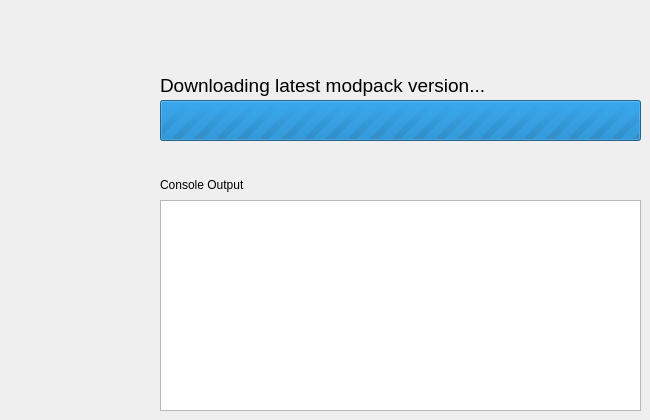
      <widget class="QWidget" name="page_working">
       <widget class="QLabel" name="label_progress">
        <property name="geometry">
         <rect>
          <x>160</x>
          <y>70</y>
          <width>481</width>
          <height>31</height>
         </rect>
        </property>
        <property name="text">
         <string>&lt;html&gt;&lt;head/&gt;&lt;body&gt;&lt;p&gt;&lt;span style=&quot; font-size:14pt;&quot;&gt;Downloading latest modpack version...&lt;/span&gt;&lt;/p&gt;&lt;/body&gt;&lt;/html&gt;</string>
        </property>
       </widget>
       <widget class="QProgressBar" name="progressbar_progress">
        <property name="geometry">
         <rect>
          <x>160</x>
          <y>100</y>
          <width>481</width>
          <height>41</height>
         </rect>
        </property>
        <property name="maximum">
         <number>0</number>
        </property>
        <property name="value">
         <number>0</number>
        </property>
        <property name="textVisible">
         <bool>false</bool>
        </property>
       </widget>
       <widget class="QTextBrowser" name="text_console">
        <property name="geometry">
         <rect>
          <x>160</x>
          <y>200</y>
          <width>481</width>
          <height>211</height>
         </rect>
        </property>
        <property name="autoFormatting">
         <set>QTextEdit::AutoNone</set>
        </property>
        <property name="documentTitle">
         <string/>
        </property>
        <property name="lineWrapMode">
         <enum>QTextEdit::WidgetWidth</enum>
        </property>
        <property name="readOnly">
         <bool>true</bool>
        </property>
        <property name="markdown">
         <string/>
        </property>
        <property name="html">
         <string>&lt;!DOCTYPE HTML PUBLIC &quot;-//W3C//DTD HTML 4.0//EN&quot; &quot;http://www.w3.org/TR/REC-html40/strict.dtd&quot;&gt;
&lt;html&gt;&lt;head&gt;&lt;meta name=&quot;qrichtext&quot; content=&quot;1&quot; /&gt;&lt;meta charset=&quot;utf-8&quot; /&gt;&lt;style type=&quot;text/css&quot;&gt;
p, li { white-space: pre-wrap; }
hr { height: 1px; border-width: 0; }
li.unchecked::marker { content: &quot;\2610&quot;; }
li.checked::marker { content: &quot;\2612&quot;; }
&lt;/style&gt;&lt;/head&gt;&lt;body style=&quot; font-family:'Segoe UI'; font-size:9pt; font-weight:400; font-style:normal;&quot;&gt;
&lt;p style=&quot;-qt-paragraph-type:empty; margin-top:0px; margin-bottom:0px; margin-left:0px; margin-right:0px; -qt-block-indent:0; text-indent:0px;&quot;&gt;&lt;br /&gt;&lt;/p&gt;&lt;/body&gt;&lt;/html&gt;</string>
        </property>
        <property name="overwriteMode">
         <bool>false</bool>
        </property>
        <property name="openExternalLinks">
         <bool>true</bool>
        </property>
       </widget>
       <widget class="QLabel" name="label_progress_2">
        <property name="geometry">
         <rect>
          <x>160</x>
          <y>170</y>
          <width>481</width>
          <height>31</height>
         </rect>
        </property>
        <property name="text">
         <string>&lt;html&gt;&lt;head/&gt;&lt;body&gt;&lt;p&gt;Console Output&lt;/p&gt;&lt;/body&gt;&lt;/html&gt;</string>
        </property>
       </widget>
      </widget>
